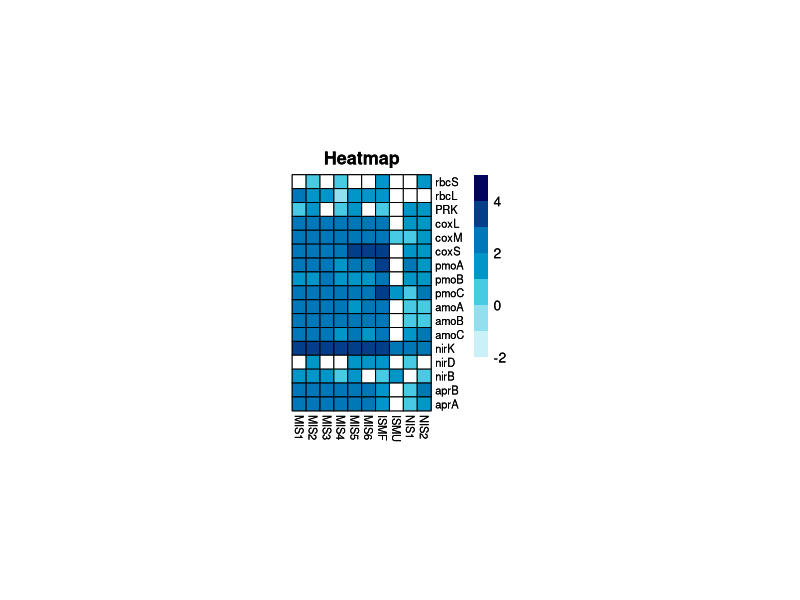

The R source for this figure: (Note: this script raises an error after producing the figure.)
library(ggplot2)
library(pheatmap)

setwd("C:\\Users\\user22\\Desktop\\2024EST\\modification\\adddata\\tpm\\240822 Selected CN Metabolic Genes\\Heatmap Creation")
df <- read.csv("heatmapdata.csv", header = TRUE, row.names = 1)

# df <- t(data[,0:30])
# R language to transpose rows and columns: t()
df
df2 <- pheatmap(df,
                cluster_rows = FALSE,
                cluster_cols = FALSE,
                # gaps_row = 14, gap in rows
                show_rownames = TRUE,
                border_color = 'Black',
                cellwidth = 10, cellheight = 10,
                fontsize_col = 8, fontsize_row = 8,
                color = c("white", "#caf0f8", "#90e0ef", "#48cae4", "#0096c7", "#0077b6", "#023e8a", "#03045e"),
                breaks = c(-3, -2, -1, 0, 1, 2, 3, 4, 5), 
                # distances 0 to 3 are red, 3 to 9 black
                main = 'Heatmap')

df2

# Transpose rows and columns in the data matrix
df_trans = t(df) 

# Draw heatmap, row and column order changes according to data
df1 <- pheatmap(df_trans,
                cluster_rows = FALSE,
                cluster_cols = FALSE,
                
                row_names_side = "left",  # Row names on the left
                col_names_side = "top",   # Column names on the top
                
                fontsize_row = 8,
                fontsize_col = 10,
                
                gaps_col = c(2, 5, 7, 11, 13, 18, 22)
)

df1

ggsave('picked_CN_gene_heatmap_MT.pdf', df1, width = 14, height = 2.75)
